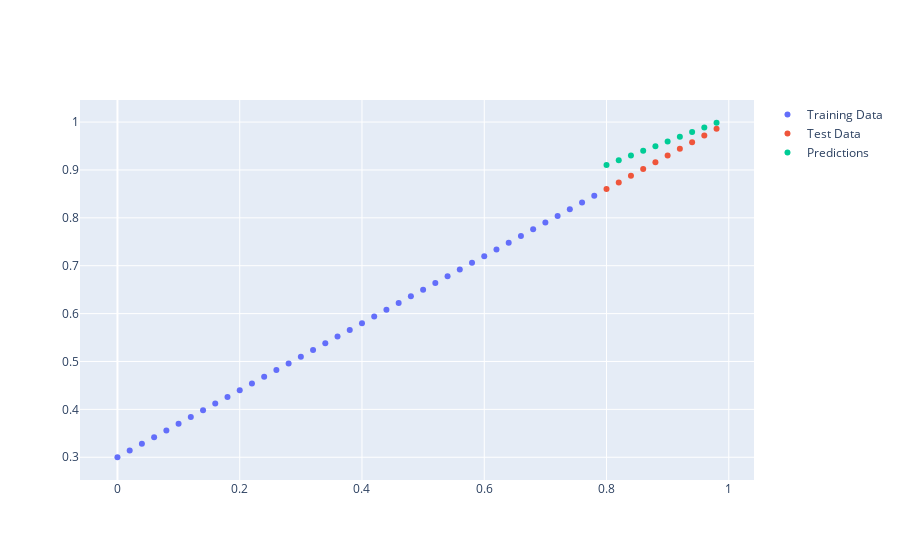

The cell this chart's notebook holds for it:
### Code cell
print(model_0.state_dict())
with t.inference_mode(): # this turn off gradient tracking & a couple more things behind the scene
    y_predicted = model_0(y_test)

    visualize_data(
        X_train=X_train,y_train=y_train,
        X_test=X_test,y_test=y_test,
        predictions=y_predicted
    )

### Figure 1 — Plotly figure (JSON) as saved in the notebook; plotly's stock layout.template omitted (floating-point values rounded to 4 significant figures)
{"data": [{"mode": "markers", "name": "Training Data", "type": "scatter", "x": [0, 0.02, 0.04, 0.06, 0.08, 0.1, 0.12, 0.14, 0.16, 0.18, 0.2, 0.22, 0.24, 0.26, 0.28, 0.3, 0.32, 0.34, 0.36, 0.38, 0.4, 0.42, 0.44, 0.46, 0.48, 0.5, 0.52, 0.54, 0.56, 0.58, 0.6, 0.62, 0.64, 0.66, 0.68, 0.7, 0.72, 0.74, 0.76, 0.78], "y": [0.3, 0.314, 0.328, 0.342, 0.356, 0.37, 0.384, 0.398, 0.412, 0.426, 0.44, 0.454, 0.468, 0.482, 0.496, 0.51, 0.524, 0.538, 0.552, 0.566, 0.58, 0.594, 0.608, 0.622, 0.636, 0.65, 0.664, 0.678, 0.692, 0.706, 0.72, 0.734, 0.748, 0.762, 0.776, 0.79, 0.804, 0.818, 0.832, 0.846]}, {"mode": "markers", "name": "Test Data", "type": "scatter", "x": [0.8, 0.82, 0.84, 0.86, 0.88, 0.9, 0.92, 0.94, 0.96, 0.98], "y": [0.86, 0.874, 0.888, 0.902, 0.916, 0.93, 0.944, 0.958, 0.972, 0.986]}, {"mode": "markers", "name": "Predictions", "type": "scatter", "x": [0.8, 0.82, 0.84, 0.86, 0.88, 0.9, 0.92, 0.94, 0.96, 0.98], "y": [0.9105, 0.9203, 0.93, 0.9398, 0.9496, 0.9594, 0.9692, 0.979, 0.9888, 0.9986]}], "layout": {}}
